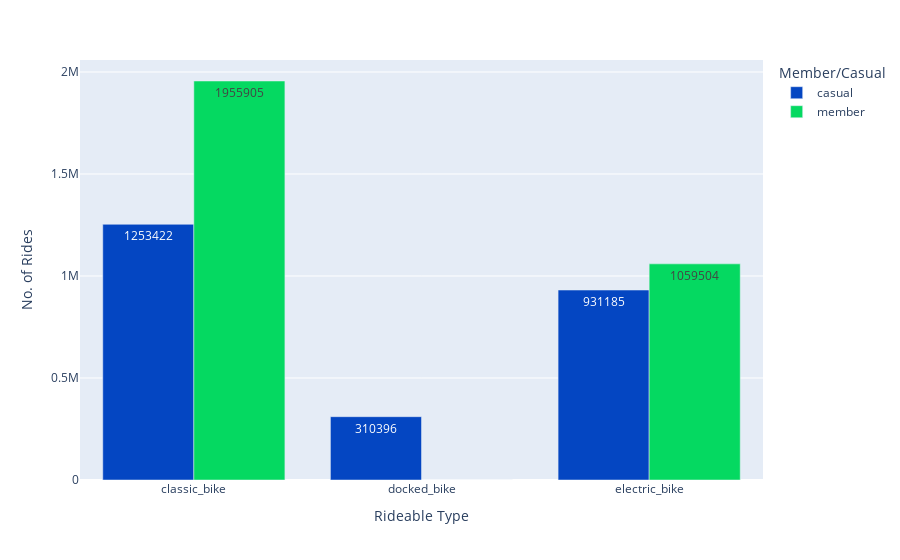

The notebook cell saved with this chart:
### Code cell
fig_7 = df.groupby(['rideable_type', 'member_casual'], as_index=False).count()

px.bar(fig_7, x = 'rideable_type', y = 'ride_id',
        color = 'member_casual',
        barmode='group',
        text = 'ride_id', 
        labels = {'ride_id': 'No. of Rides', 'member_casual': 'Member/Casual', 'rideable_type' : 'Rideable Type'},
        hover_name = 'member_casual', hover_data = {'member_casual': False, 'ride_length': False}, 
        color_discrete_map = {'casual': '#0446c2', 'member': '#05d961'})

### Figure 1 — Plotly figure (JSON) as saved in the notebook; plotly's stock layout.template omitted (floating-point values rounded to 4 significant figures)
{"data": [{"alignmentgroup": "True", "customdata": [["casual", 1253422], ["casual", 310396], ["casual", 931185]], "hovertemplate": "<b>%{hovertext}</b><br><br>Rideable Type=%{x}<br>No. of Rides=%{text}<extra></extra>", "hovertext": ["casual", "casual", "casual"], "legendgroup": "casual", "marker": {"color": "#0446c2", "pattern": {"shape": ""}}, "name": "casual", "offsetgroup": "casual", "orientation": "v", "showlegend": true, "text": [1253000.0, 310400.0, 931200.0], "textposition": "auto", "type": "bar", "x": ["classic_bike", "docked_bike", "electric_bike"], "xaxis": "x", "y": [1253422, 310396, 931185], "yaxis": "y"}, {"alignmentgroup": "True", "customdata": [["member", 1955905], ["member", 1], ["member", 1059504]], "hovertemplate": "<b>%{hovertext}</b><br><br>Rideable Type=%{x}<br>No. of Rides=%{text}<extra></extra>", "hovertext": ["member", "member", "member"], "legendgroup": "member", "marker": {"color": "#05d961", "pattern": {"shape": ""}}, "name": "member", "offsetgroup": "member", "orientation": "v", "showlegend": true, "text": [1956000.0, 1.0, 1060000.0], "textposition": "auto", "type": "bar", "x": ["classic_bike", "docked_bike", "electric_bike"], "xaxis": "x", "y": [1955905, 1, 1059504], "yaxis": "y"}], "layout": {"barmode": "group", "legend": {"title": {"text": "Member/Casual"}, "tracegroupgap": 0}, "margin": {"t": 60}, "xaxis": {"anchor": "y", "domain": [0.0, 1.0], "title": {"text": "Rideable Type"}}, "yaxis": {"anchor": "x", "domain": [0.0, 1.0], "title": {"text": "No. of Rides"}}}}
